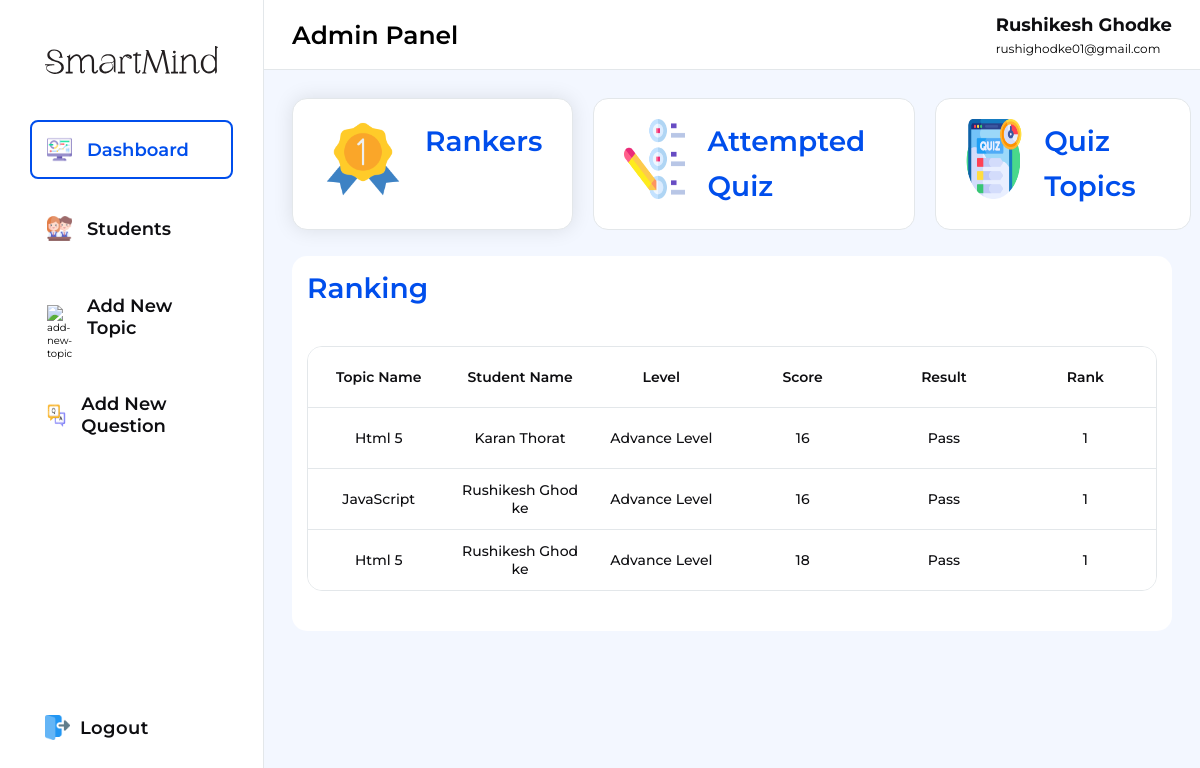
The app's page /admin/admin.php (signed in) with its own data.
### tables this page shows
CREATE TABLE `attempted_quiz` (
  `id` int(11) NOT NULL,
  `studentId` int(11) NOT NULL,
  `student_name` varchar(255) NOT NULL,
  `topic_unique_id` varchar(255) NOT NULL,
  `quiz_topic_name` varchar(255) NOT NULL,
  `langImages` varchar(255) NOT NULL,
  `level` varchar(100) NOT NULL,
  `score` int(11) NOT NULL,
  `result` varchar(100) NOT NULL
);

### assets/php/admin/adminDetails.php (called while the page is built, shortened)
<?php
include "../assets/php/connection.php";
if (!empty($_SESSION['adminId'])) {
  $adminId = $_SESSION['adminId'];
  $selectQuery = mysqli_query($connection, "SELECT * FROM `admin` WHERE `adminId` = $adminId");
  if ($selectQuery) {
    $fetchData = mysqli_fetch_assoc($selectQuery);
  }
}
else
{
  header("Location: adminlogin.php");
}
?>

### admin/admin.php (the view, shortened to what this page needs)
<?php
include "../assets/php/admin/adminDetails.php";
include "../assets/php/connection.php";
$rankers = mysqli_query($connection, "SELECT * FROM `attempted_quiz` WHERE `score` BETWEEN 16 AND 20");
?>
<!DOCTYPE html>
<html lang="en">
<head>
  <link rel="stylesheet" href="../assets/css/admin.css">
  <link rel="stylesheet" href="https://cdn-uicons.flaticon.com/2.1.0/uicons-regular-rounded/css/uicons-regular-rounded.css" />
  <link rel="stylesheet" href="https://cdn-uicons.flaticon.com/2.1.0/uicons-thin-straight/css/uicons-thin-straight.css" />
</head>
<body>
  <div class="main-container">
    <div class="container">
      <div class="left-side">
        <div class="inner-left-side">
          <div class="logo">
            <img src="../assets/images/Logo.svg" alt="logo">
          </div>
          <nav>
            <div class="nav-bar">
              <ul>
                <li class="tab active">
                  <div class="icon">
                    <img src="../assets/images/icons/dashboard.png" alt="dashboard">
                  </div>
                  <span>Dashboard</span>
                </li>
                <li class="tab">
                  <div class="icon">
                    <img src="../assets/images/icons/students.png" alt="students">
                  </div>
                  <span>Students</span>
                </li>
                <li class="tab">
                  <div class="icon">
                    <img src="../assets/images/icons/topic.png" alt="add-new-topic">
                  </div>
                  <span>Add New Topic</span>
                </li>
                <li class="tab">
                  <div class="icon">
                    <img src="../assets/images/icons/addquestion.png" alt="add-new-question">
                  </div>
                  <span>Add New Question</span>
                </li>
              </ul>
            </div>
            <div class="logout-btn">
              <a href="./adminlogout.php">
                <div class="icon">
                  <img src="../assets/images/icons/logout.png" alt="logout-icon">
                </div>
                <span>Logout</span>
              </a>
            </div>
          </nav>
        </div>
      </div>
      <div class="right-side">
        <header class="header">
          <h2>Admin Panel</h2>
          <div class="admin">
            <div class="admin-info-wrapper">
              <div class="admin-info">
                <h2><?php echo $fetchData["adminFirstName"] . ' ' . $fetchData["adminLastName"]; ?></h2>
                <p><?php echo $fetchData["adminEmail"] ?></p>
              </div>
            </div>
        </header>
        <section class="inner-right-side">
          <div class="dashboard section active">
            <div class="cards">
              <div class="card dashboardTab active">
                <div class="icon">
                  <img src="../assets/images/icons/ranking.png" alt="ranking">
                </div>
                <div class="card-info">
                  <h1>Rankers</h1>
                </div>
              </div>
              <div class="card dashboardTab">
                <div class="icon">
                  <img src="../assets/images/icons/attemptedquiz.png" alt="ranking">
                </div>
                <div class="card-info">
                  <h1>Attempted Quiz</h1>
                </div>
              </div>
              <div class="card dashboardTab">
                <div class="icon">
                  <img src="../assets/images/icons/quiztopcis.png" alt="ranking">
                </div>
                <div class="card-info">
                  <h1>Quiz Topics</h1>
                </div>
              </div>
            </div>
            <div class="dashboard-content">
              <div class="rankers-content content active">
                <h1>Ranking</h1>
                <div class="ranker-section">
                  <div class="ranker-container">
                    <ul class="ranker-info">
                      <li class="rank-name">Topic Name</li>
                      <li class="rank-uid">Student Name</li>
                      <li class="rank-email">Level</li>
                      <li class="rank-username">Score</li>
                      <li class="rank-gender">Result</li>
                      <li class="rank-gender">Rank</li>
                    </ul>
                    <?php
                    if (mysqli_num_rows($rankers) > 0) {
                      while ($topRankers = mysqli_fetch_assoc($rankers)) {
                    ?>
                        <ul class="ranker-items">
                          <li class="rank-name"><?php echo $topRankers["quiz_topic_name"] ?></li>
                          <li class="rank-uid"><?php echo $topRankers["student_name"] ?></li>
                          <li class="rank-email"><?php echo $topRankers["level"] ?></li>
                          <li class="rank-username"><?php echo $topRankers["score"] ?></li>
                          <li class="rank-gender"><?php echo $topRankers["result"] ?></li>
                          <li class="rank-gender">1</li>
                        </ul>
                    <?php
                      }
                    }
                    ?>
                  </div>
                </div>
              </div>
            </div>
          </div>
        </section>
      </div>
    </div>
  </div>
</body>
</html>

### records on screen
attempted_quiz: quiz_topic_name "Html 5", student_name "Karan Thorat", level "Advance Level", score "16", result "Pass"
attempted_quiz: quiz_topic_name "JavaScript", student_name "Rushikesh Ghodke", level "Advance Level", score "16", result "Pass"
attempted_quiz: quiz_topic_name "Html 5", student_name "Rushikesh Ghodke", level "Advance Level", score "18", result "Pass"

### other values on screen
$fetchData["adminFirstName"] "Rushikesh"
$fetchData["adminLastName"] "Ghodke"
$fetchData["adminEmail"] "rushighodke01@gmail.com"
